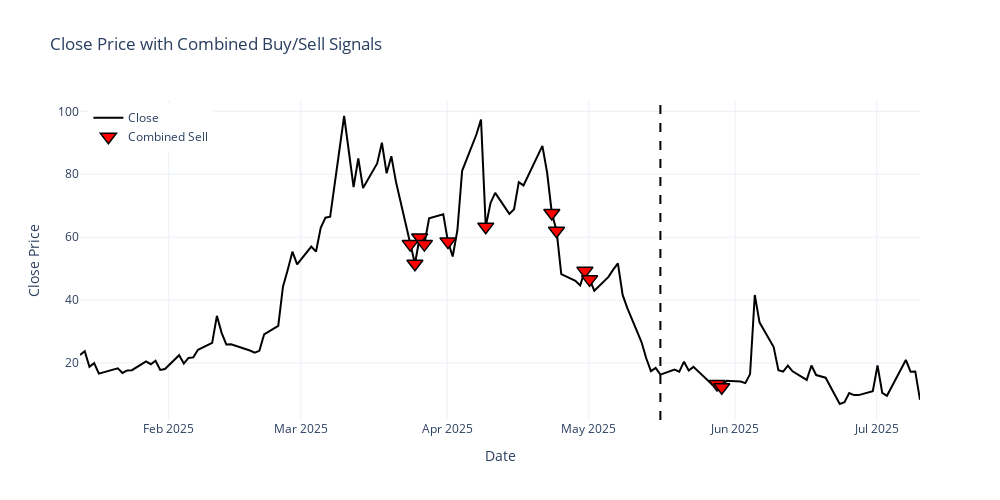

Notebook code cell kept with this figure:
### Code cell
import plotly.graph_objects as go

fig = go.Figure()

# Plot the close price
fig.add_trace(go.Scatter(
    x=datafix.index, y=datafix["Close"],
    mode='lines', name='Close', line=dict(color='black', width=2)
))

# Plot combined buy signals (green upward triangle)
buy_signals = datafix[datafix["Combined_Signal"] == "buy"]
fig.add_trace(go.Scatter(
    x=buy_signals.index, y=buy_signals["Close"],
    mode='markers', name='Combined Buy',
    marker=dict(symbol='triangle-up', color='green', size=14, line=dict(color='black', width=1.5))
))

# Plot combined sell signals (red downward triangle)
sell_signals = datafix[datafix["Combined_Signal"] == "sell"]
fig.add_trace(go.Scatter(
    x=sell_signals.index, y=sell_signals["Close"],
    mode='markers', name='Combined Sell',
    marker=dict(symbol='triangle-down', color='red', size=14, line=dict(color='black', width=1.5))
))

# Draw prediction start line
split_idx_bar = int(len(datafix) * 0.7)
split_date_bar = datafix.index[split_idx_bar]
fig.add_vline(x=split_date_bar, line=dict(color='black', dash='dash', width=2))


# Layout settings
fig.update_layout(
    title="Close Price with Combined Buy/Sell Signals",
    xaxis_title="Date",
    yaxis_title="Close Price",
    legend=dict(x=0.01, y=0.99),
    hovermode='x unified',
    template='plotly_white',
    width=1000,
    height=500
)

fig.show()
